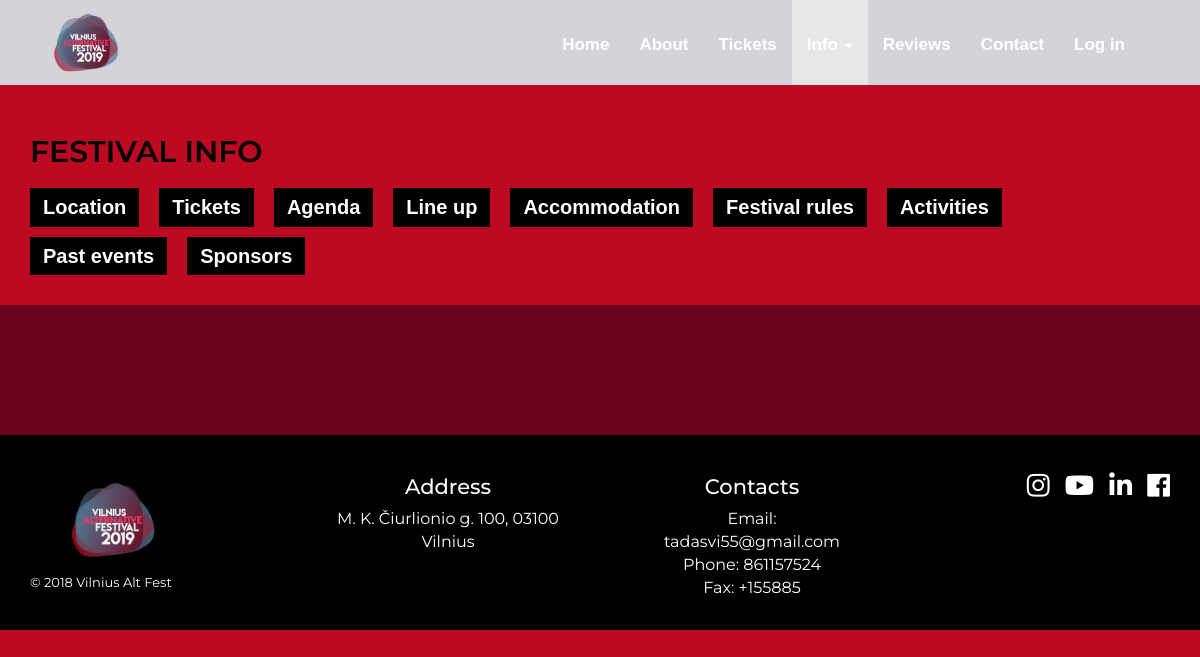
/info.php, run on the app's committed database.
### tables this page shows
CREATE TABLE `category` (
  `id` int(11) NOT NULL,
  `image` varchar(255) NOT NULL,
  `content` text NOT NULL,
  `date` timestamp NOT NULL DEFAULT CURRENT_TIMESTAMP,
  `name` varchar(255) NOT NULL,
  `map` varchar(255) NOT NULL,
  `title` varchar(255) NOT NULL,
  `link` varchar(255) NOT NULL
);

### selection.php (called while the page is built, shortened)
<?php
function select($selection,$db) {
		$conn = new mysqli('localhost','id6847947_tadas','322559',$db);
	$result = $conn->query($selection);
	return $result;
}
?>

### info.php (the view, shortened to what this page needs)
<?php
$category = isset($_GET['name']) ? $_GET['name'] : "";
include 'selection.php';
$db = 'id6847947_vilniusdata';
$sel1 = "'$category'";
$category_selection = "SELECT * FROM category WHERE name =" . $sel1;
$category = select($category_selection, $db);
$all_categories_selection = "SELECT * FROM category";
$all_categories = select($all_categories_selection, $db);
if (mysqli_num_rows($category) != 0) {
?>
<!DOCTYPE html>
<html lang="en">
    <head>
        <link rel="stylesheet" href="https://use.fontawesome.com/releases/v5.1.1/css/all.css"/>
        <link rel="stylesheet" href="https://maxcdn.bootstrapcdn.com/bootstrap/3.3.7/css/bootstrap.min.css">
        <link rel="stylesheet" type="text/css" href="Styles/normalize.css"/>
        <link rel="stylesheet" type="text/css" href="Styles/style.css"/>
        <link rel="stylesheet" type="text/css" href="Styles/info.css"/>
		<link rel="stylesheet" type="text/css" href="Styles/footer.css"/>
        <link rel="stylesheet" href="https://cdnjs.cloudflare.com/ajax/libs/font-awesome/4.7.0/css/font-awesome.min.css"/>
    </head>
    <body>
        <header>
            <?php
    include 'Views/nav.php';
?>
       </header>
        <section id = "answers">
            <div id="answhead">
                <div class="wrap">
                    <div class="sectionh"><h2>Festival info</h2></div>
                    <div id="categnav">
                        <ul class = "list">
                            <?php
    if (mysqli_num_rows($all_categories) != 0) {
        while ($all_categories_info = mysqli_fetch_array($all_categories)):
?>
                            <a class = "<?php
            echo $all_categories_info['name'];
?>" href="<?php
            echo $all_categories_info['link'];
?>"><li class = "active"><?php
            echo $all_categories_info['title'];
?></li></a>
                            <?php
        endwhile;
    }
?>
                       </ul>
                    </div>
                </div>
            </div>
        </section>
        <section id = "answersbody">
            <div class="aboutleft infoblock">
            </div>
        </section>
        <footer>
        <?php
    include('Views/footer.php');
?>
       </footer>
    </body>
</html>
<?php
}
?>

### Styles/style.css (style rules this page uses)
html,body { padding: 0px; margin: 0px; width: 100%; height: 100%; overflow: initial; }
h2 { font-size: 40px; color: white; text-transform: uppercase; padding: 0; }
h1 , h2 , .overlay { font-family: 'Montserrat', sans-serif; }
a { font-family: 'Karla', sans-serif; }
body { background-color: #BB0A21; }
.aboutleft { background-color: #68021D; color: white; padding: 50px 0; }
@media only screen and (min-width: 769px) and (max-width: 1200px) { h2 { font-size: 30px; } }
@media only screen and (min-width: 769px) and (max-width: 1200px) { .infoblock { width: 100%; margin: 0 auto; } }
@media only screen and (min-width: 769px) and (max-width: 1200px) { .infoblock { padding: 20px; } }

### Styles/info.css (style rules this page uses)
h2 { margin: 0; padding: 0; }
body { margin: 0; }
#answers { padding-top: 85px; }
#answhead { background-color: #BB0A21; }
#categnav { background-color: #BB0A21; }
.sectionh h2 { padding: 20px 0; text-transform: uppercase; font-weight: 600; background-color: #BB0A21; color: black; }
.wrap { width: 95%; margin: 0 auto; padding-top: 30px; padding-bottom: 20px; }
.list a { text-decoration: none !important; }
#categnav ul { list-style: none; padding: 0; margin: 0; display: flex; flex-wrap: wrap; }
#categnav li { text-align: left; font-weight: 700; color: white; font-size: 20px; font-family: 'Karla', sans-serif; background-color: black; margin-right: 20px; padding: 5px 13px; margin-bottom: 10px; }
#answersbody { background-color: #D3D4D9; }
.aboutleft { background-color: #68021D; color: white; padding: 50px 0; }

### Styles/footer.css (style rules this page uses)
footer { background-color: black; width: 100%; height: auto; }

### data on the page
category: title "Location"
category: title "Tickets"
category: title "Agenda"
category: title "Line up"
category: title "Accommodation"
category: title "Festival rules"
category: title "Activities"
category: title "Past events"
category: title "Sponsors"
